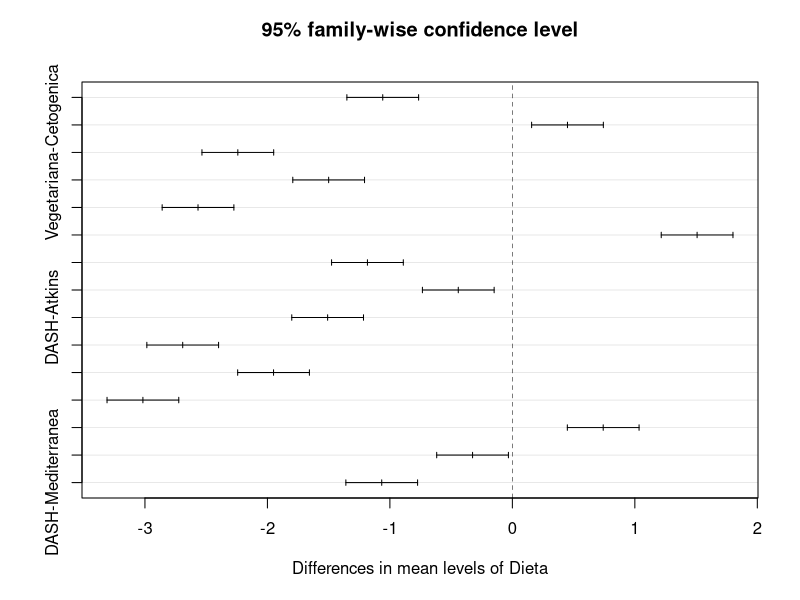

The R source for this figure:
## ---- chunk 1
knitr::opts_chunk$set(echo = TRUE)
## ---- chunk 2
dados <- data.frame( Dieta = rep(c("Cetogenica", "Atkins", "Paleo", "Vegetariana", "Mediterranea", "DASH"), each = 12), 
                     Perda_Peso = c(8.5, 7.9, 8.2, 9.0, 8.8, 8.6, 8.7, 9.1, 8.9, 9.2, 9.0, 9.3, 
7.5, 7.8, 7.7, 8.1, 7.9, 7.6, 7.4, 7.5, 7.8, 7.7, 7.9, 7.6, 
 9.1, 9.2, 9.0, 9.3, 9.4, 9.1, 9.3, 9.2, 9.0, 9.4, 9.5, 9.1, 
 6.1, 6.3, 6.5, 6.7, 6.6, 6.4, 6.2, 6.8, 6.9, 6.5, 6.7, 6.6, 
 7.0, 7.2, 7.1, 7.5, 7.3, 7.4, 7.2, 7.1, 7.3, 7.5, 7.2, 7.4,  
 6.2, 6.0, 5.9, 6.1, 6.3, 6.1, 6.4, 6.5, 6.3, 6.4, 6.0, 6.2)) 

## ---- chunk 3

## ---- chunk 4

# Definir a ordem dos fatores
dados$Dieta <- factor(dados$Dieta, 
                                 levels = c("Cetogenica", "Atkins", "Paleo", "Vegetariana", "Mediterranea", "DASH"))

# Mostrar os níveis do fator
levels(dados$Dieta)

# Ajustar o modelo ANOVA
anova_model <- aov(Perda_Peso ~ Dieta, data = dados)

# Obter os resíduos
residuos <- residuals(anova_model)

# Carregar a biblioteca para o teste Anderson-Darling
library(nortest)

# Teste de normalidade dos resíduos
ad_test <- ad.test(residuos)
# Se p-value > 0.05, podemos considerar que os dados seguem uma distribuição normal.
print(ad_test)

# Carregar a biblioteca car para o teste de Levene
library(car)

# Teste de Levene para homogeneidade de variância
homocedasticidade <- leveneTest(Perda_Peso ~ Dieta, data = dados)
# Se P-value > 0.05 indica que não rejeitamos a hipótese nula. Isso significaria que não há evidências suficientes para afirmar que as variâncias dos grupos são diferentes.
print(homocedasticidade)

# Executar ANOVA
anova_summary <- summary(anova_model)
print(anova_summary)

# Definir os contrastes

# Definir os 5 contrastes
contraste1 <- c(1, 1, 1, -1, -1, -1)  # Baixo Carboidrato vs Baixo Gordura
contraste2 <- c(2, -1, -1, 0, 0, 0)   # Cetogênica vs Atkins e Paleo
contraste3 <- c(0, 0, 0, 2, -1, -1)   # Vegetariana vs Mediterrânea e DASH
contraste4 <- c(0, 0, 0, 0, 1, -1)    # Mediterrânea vs DASH
contraste5 <- c(1, 0, 0, -1, 0, 0)    # Cetogênica vs Vegetariana

# Aplicar os contrastes ao modelo
contrasts(dados$Dieta) <- cbind(contraste1, contraste2, contraste3, contraste4, contraste5)

# Realizar ANOVA com os contrastes definidos
anova_contrastes <- aov(Perda_Peso ~ Dieta, data = dados)

# Resumo dos resultados da ANOVA com contrastes
summary(anova_contrastes, split = list(Dieta = list("Carboidratos vs Gorduras" = 1, 
"Cetogênica vs Outras Carboidratos" = 2, 
"Vegetariana vs Outras Gorduras" = 3, 
"Mediterrânea vs DASH" = 4, 
"Cetogênica vs Vegetariana" = 5)))

# Número de contrastes
k <- 5

# Obter o número de graus de liberdade residual
df_residual <- anova_contrastes$df.residual

# Obter as médias dos grupos
media_cetogenica <- mean(dados$Perda_Peso[dados$Dieta == "Cetogenica"])
media_atkins <- mean(dados$Perda_Peso[dados$Dieta == "Atkins"])
media_paleo <- mean(dados$Perda_Peso[dados$Dieta == "Paleo"])
media_vegetariana <- mean(dados$Perda_Peso[dados$Dieta == "Vegetariana"])
media_mediterranea <- mean(dados$Perda_Peso[dados$Dieta == "Mediterranea"])
media_dash <- mean(dados$Perda_Peso[dados$Dieta == "DASH"])

# Calcular as médias dos contrastes
media_contraste1 <- (media_cetogenica + media_atkins + media_paleo )  - (media_vegetariana + media_mediterranea + media_dash )

media_contraste2 <- media_cetogenica - (media_atkins + media_paleo)

media_contraste3 <- media_vegetariana - (media_mediterranea + media_dash)

media_contraste4 <- media_mediterranea - media_dash

media_contraste5 <- media_cetogenica - media_vegetariana


# Calcular o número de observações em cada grupo
n <- table(dados$Perda_Peso)

# Calcular a soma dos quadrados do modelo para cada contraste
ssr1 <- (media_contraste1^2) / sum((contraste1^2) / n)
ssr2 <- (media_contraste2^2) / sum((contraste2^2) / n)
ssr3 <- (media_contraste3^2) / sum((contraste3^2) / n)
ssr4 <- (media_contraste4^2) / sum((contraste4^2) / n)
ssr5 <- (media_contraste5^2) / sum((contraste5^2) / n)

# Extrair o MS residual
summary_anova <- summary(anova_contrastes)
ms_residual <- summary_anova[[1]][["Mean Sq"]][2]

# Calcular os valores F para cada contraste
f_value1 <- ssr1 / ms_residual
f_value2 <- ssr2 / ms_residual
f_value3 <- ssr3 / ms_residual
f_value4 <- ssr4 / ms_residual
f_value5 <- ssr5 / ms_residual



# Aplicar correção de Bonferroni ao nível de significância
alpha <- 0.05 / 4

# Calcular os valores-p associados
p_value1 <- pf(f_value1, df1 = 1, df2 = df_residual, lower.tail = FALSE)
p_value2 <- pf(f_value2, df1 = 1, df2 = df_residual, lower.tail = FALSE)
p_value3 <- pf(f_value3, df1 = 1, df2 = df_residual, lower.tail = FALSE)
p_value4 <- pf(f_value4, df1 = 1, df2 = df_residual, lower.tail = FALSE)
p_value5 <- pf(f_value5, df1 = 1, df2 = df_residual, lower.tail = FALSE)

# Exibir os resultados com correção de Bonferroni
cat("Resultado do contraste 1: p-value =", p_value1, " - Significativo?", p_value1 < alpha, "\n")
cat("Resultado do contraste 2: p-value =", p_value2, " - Significativo?", p_value2 < alpha, "\n")
cat("Resultado do contraste 3: p-value =", p_value3, " - Significativo?", p_value3 < alpha, "\n")
cat("Resultado do contraste 4: p-value =", p_value4, " - Significativo?", p_value4 < alpha, "\n")
cat("Resultado do contraste 5: p-value =", p_value5, " - Significativo?", p_value5 < alpha, "\n")
# Usando o Método Scheffé

# Usando o Método Scheffé

library(emmeans)
em_means <- emmeans(anova_model, "Dieta")
contrast(em_means, "pairwise", adjust = "scheffe") # Saída Pairwise


contraste1 <- c(1, 1, 1, -1, -1, -1)  # Baixo Carboidrato vs Baixo Gordura
contraste2 <- c(2, -1, -1, 0, 0, 0)   # Cetogênica vs Atkins e Paleo
contraste3 <- c(0, 0, 0, 2, -1, -1)   # Vegetariana vs Mediterrânea e DASH
contraste4 <- c(0, 0, 0, 0, 1, -1)    # Mediterrânea vs DASH
contraste5 <- c(1, 0, 0, -1, 0, 0)    # Cetogênica vs Vegetariana
# Define contrastes
contrasts_list <- list(
"Baixo Carboidrato vs Baixo Gordura" = c(1, 1, 1, -1, -1, -1),
"Cetogênica vs Atkins e Paleo"  = c(2, -1, -1, 0, 0, 0),
"Vegetariana vs Mediterrânea e DASH" = c(0, 0, 0, 2, -1, -1),
"Mediterrânea vs DASH" = c(0, 0, 0, 0, 1, -1),   
"Cetogênica vs Vegetariana "= c(1, 0, 0, -1, 0, 0)
)

# Aplica contrastes
contrast_results <- contrast(em_means, contrasts_list)

print(contrast_results)



# Teste de Tukey
tukey_test <- TukeyHSD(anova_model)
print(tukey_test)

# Visualizar o gráfico de Tukey
plot(tukey_test)


# Teste de Kruskal-Wallis
kruskal_test <- kruskal.test(Perda_Peso ~ Dieta, data = dados)
print(kruskal_test)

pairwise.wilcox.test(dados$Perda_Peso, dados$Dieta,
                 p.adjust.method = "bonferroni")
